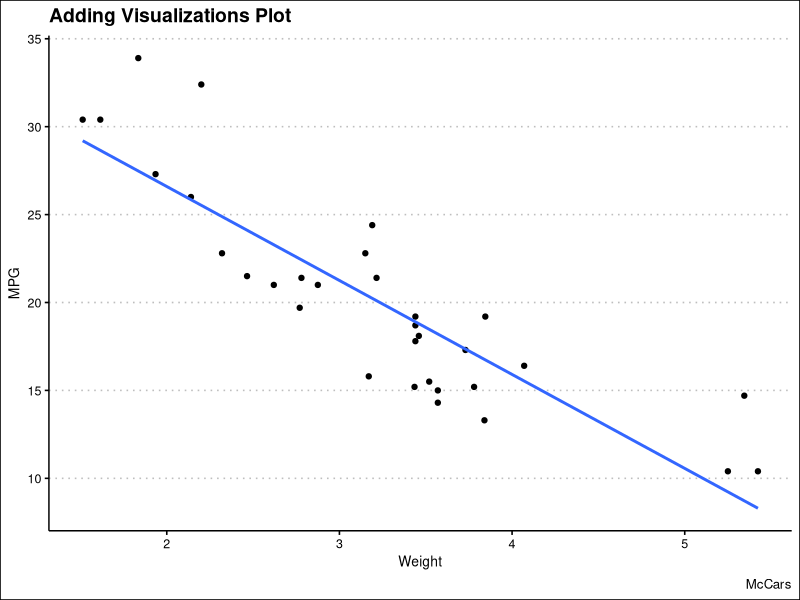

Reproduce this figure in R.
## ---- chunk 1
knitr::opts_chunk$set(echo = FALSE)
library(tidyverse)
library(ggthemes)

## ---- chunk 2
mtcars|> 
select(mpg, wt)|>  
ggplot(aes(x = wt, y = mpg)) + 
geom_point() + 
geom_smooth(method = "lm", formula = y~x, se = FALSE) + 
theme_clean() + 
labs(title = "Adding Visualizations Plot", x = "Weight", y = "MPG", caption = "McCars")

